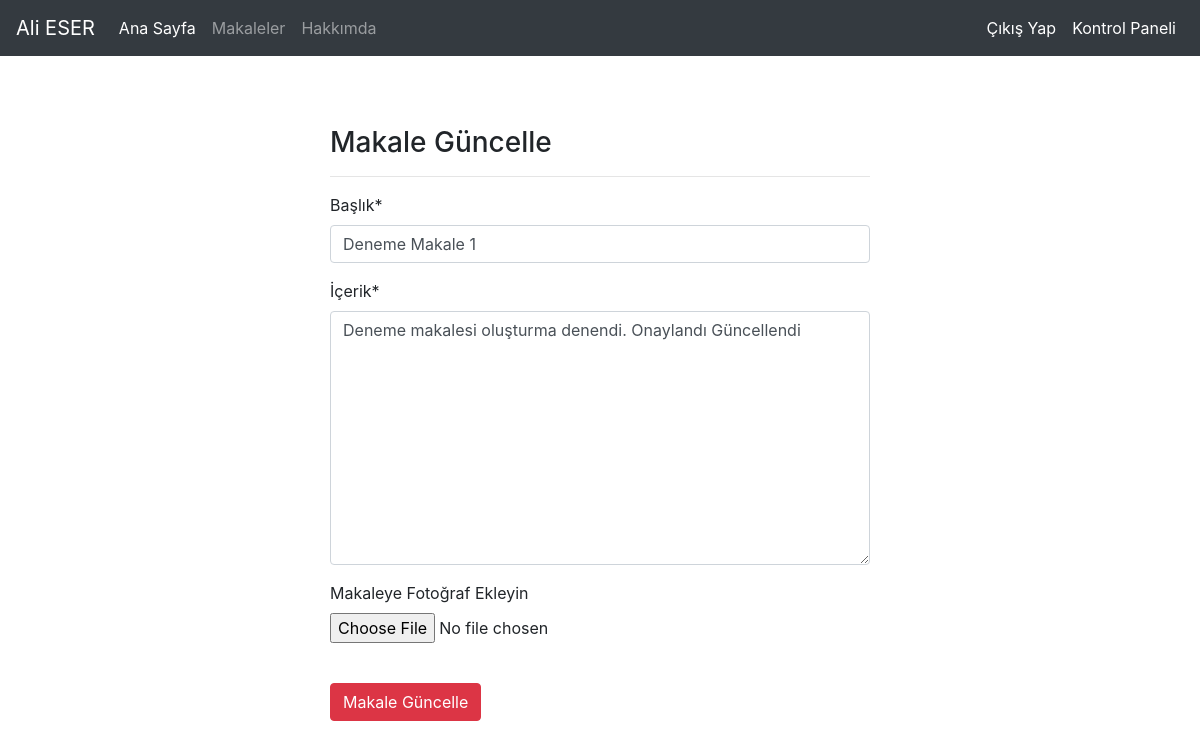
The page /articles/update/2 (signed in) on the database its author committed.
### article/models.py (models this page shows, shortened)
class Article(models.Model):
    author = models.ForeignKey("auth.User",on_delete=models.CASCADE, verbose_name = "Yazar")
    title = models.CharField(max_length= 50, verbose_name = "Başlık")
    content = models.TextField(verbose_name = "İçerik")
    created_date = models.DateTimeField(auto_now_add=True)
    article_image = models.FileField(blank = True,null = True,verbose_name="Makaleye Fotoğraf Ekleyin")

### article/views.py (the view)
# urls.py: path('update/<int:id>', views.updateArticle,name= "update"),
@login_required
def updateArticle(request,id):
    article = get_object_or_404(Article, id = id)
    form = ArticleForm(request.POST or None,request.FILES or None, instance = article)
    if form.is_valid():
        article = form.save(commit=False)
        article.author = request.user
        article.save()
        messages.success(request,"Makale Başarıyla Güncellendi.")
        return redirect("index")
    return render(request,"update.html",{"form":form})

### article/forms.py
class ArticleForm(forms.ModelForm):
    class Meta:
        model = Article
        fields = ["title","content","article_image"]

### templates/update.html (shortened to what this page needs)
{% extends "layout.html" %}
{% block body %}
{% load crispy_forms_tags %}
<div class="row">
  <div class="col-md-6 offset-md-3">
  <h3>Makale Güncelle</h3>
  <hr>
  <form method = 'post'>
    {{form|crispy}}
    <br>
    <button type ="submit" class="btn btn-danger">Makale Güncelle</button>
  </form>
  </div>
</div>
{% endblock body %}

### rows shown on the page
Article: title "Deneme Makale 1", content "Deneme makalesi oluşturma denendi. Onaylandı Güncellendi"
